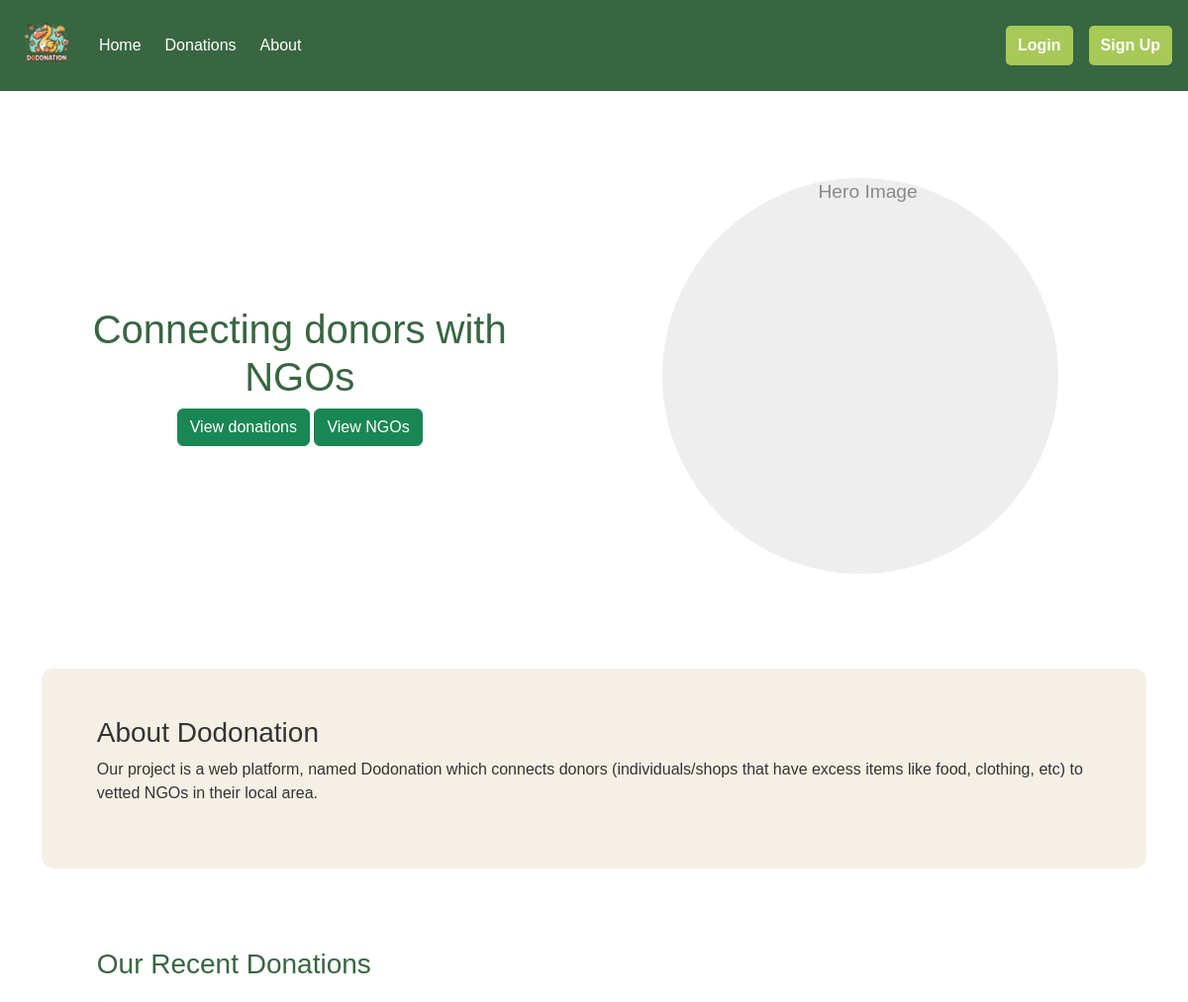
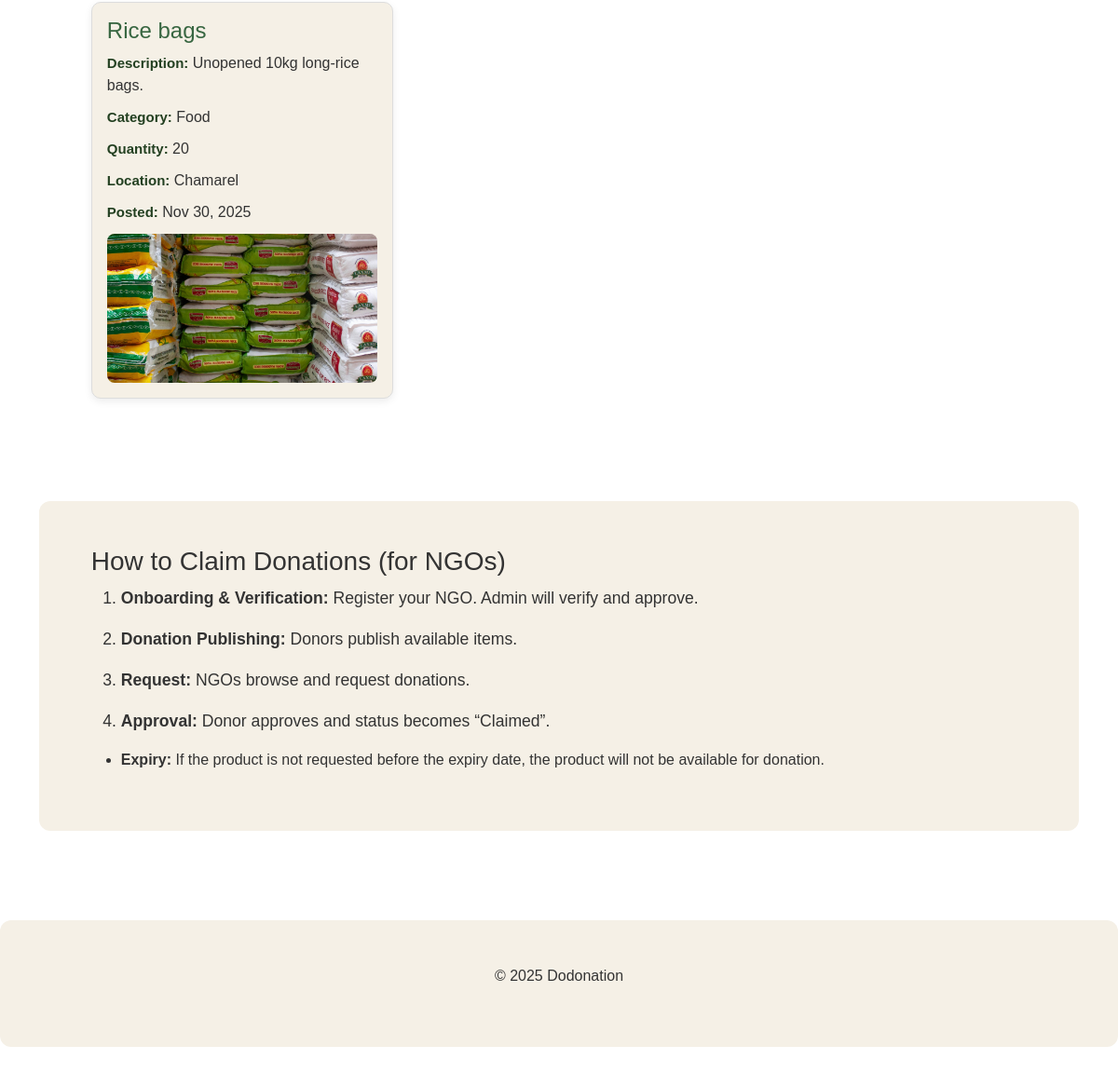
/ (signed in), run on the app's committed database (2 pictures, top to bottom).
### core/models.py (models this page shows, shortened)
class Donation(models.Model):
    title = models.CharField(max_length=255)
    description = models.TextField()
    category = models.CharField(max_length=20, choices=CATEGORIES)
    quantity = models.PositiveIntegerField()
    expiry_date = models.DateField()
    location = models.CharField(max_length=255)
    status = models.CharField(max_length=20, choices=DONATION_STATUS, default='available')
    date_created = models.DateTimeField(auto_now_add=True)
    image = models.ImageField(upload_to='donations/', blank=True, null=True)
    donor = models.ForeignKey(DonorProfile, on_delete=models.CASCADE, related_name='donations')

### users/views.py (the view)
# urls.py: path('', views.homepage, name='homepage'),
def homepage(request):
    recent_donations = (
        Donation.objects
        .filter(status='claimed')            # show only available (not expired/claimed)
        .order_by('-date_created')[:4]         # latest 4
    )
    context = {
        'recent_donations': recent_donations
    }
    return render(request, 'homepage.html', context)

### templates/homepage.html (shortened to what this page needs)
{% extends 'base.html' %}
{% load static %}
{% block content %}
<div class="hero-section">
    <div class="hero-text">
        <h2>Connecting donors with NGOs</h2>
        <div>
            <a href="{% url 'donation_list' %}" class="btn btn-success">View donations</a>
            <a href="{% url 'ngo_list' %}" class="btn btn-success">View NGOs</a>
        </div>
    </div>
    <div class="hero-image">
        <div style="width: 400px; height: 400px; background-color: #eee; border-radius: 50%; display: grid; place-items: center; font-size: 1.2rem; color: #888;">
            <img src="https://media.istockphoto.com/id/1167703234/vector/donation-box-full-of-toys-books-clothes-devices.jpg?s=612x612&w=0&k=20&c=QIRhgCgLKwRjwnii5WFoEuYfrMdI01M3WQuS8dw3PcA=" alt="Hero Image" style="width:100%; height:100%; border-radius:50%;">
        </div>
    </div>
</div>
<div class="section-cream" id="about">
    <h3>About Dodonation</h3>
    <p>
        Our project is a web platform, named Dodonation which connects donors
        (individuals/shops that have excess items like food, clothing, etc)
        to vetted NGOs in their local area.
    </p>
</div>
<div class="section-white">
    <h3 style="color: var(--dark-green); margin-bottom: 1rem;">Our Recent Donations</h3>
    {% if recent_donations %}
    <div class="donation-list" style="display: grid; grid-template-columns: repeat(auto-fill, minmax(260px, 1fr)); gap: 1rem;">
        {% for donation in recent_donations %}
        <div class="donation-card" style="background:#f5f0e6; border-radius:10px; box-shadow:0 3px 8px rgba(0,0,0,0.08); padding:1rem;">
            <h4 style="margin:0 0 0.5rem; color: var(--dark-green);">{{ donation.title }}</h4>
            <p><strong>Description:</strong> {{ donation.description|truncatechars:120 }}</p>
            <p><strong>Category:</strong> {{ donation.get_category_display }}</p>
            <p><strong>Quantity:</strong> {{ donation.quantity }}</p>
            <p><strong>Location:</strong> {{ donation.location }}</p>
            <p><strong>Posted:</strong> {{ donation.date_created|date:"M d, Y" }}</p>
            {% if donation.image %}
            <div style="margin-top:0.7rem; border-radius:8px; overflow:hidden;">
                <img src="{{ donation.image.url }}" alt="{{ donation.title }}" style="width:100%; height:160px; object-fit:cover;">
            </div>
            {% endif %}
        </div>
        {% endfor %}
    </div>
    {% else %}
        <p style="color:#666;">No recent donations yet. Check back soon!</p>
    {% endif %}
</div>
<div class="section-cream">
    <h3>How to Claim Donations (for NGOs)</h3>
    <ol class="steps-list">
        <li><strong>Onboarding & Verification:</strong> Register your NGO. Admin will verify and approve.</li>
        <li><strong>Donation Publishing:</strong> Donors publish available items.</li>
        <li><strong>Request:</strong> NGOs browse and request donations.</li>
        <li><strong>Approval:</strong> Donor approves and status becomes “Claimed”.</li>
    </ol>
    <ul><li><strong>Expiry:</strong> If the product is not requested before the expiry date, the product will not be available for donation.</li></ul>
</div>
{% endblock %}

### templates/base.html (style rules this page uses)
:root { --dark-green: #386641; --medium-green: #6A994E; --light-green: #A7C957; --cream: #F2E8CF; }
body { font-family: Arial, sans-serif; margin: 0; padding: 0; color: #333; }
.section-cream { background-color: var(--cream); padding: 2rem; }
.section-white { padding: 2rem; }
.hero-section { background-color: white; padding: 4rem 2rem; text-align: center; display: flex; align-items: center; justify-content: center; }
.hero-text { flex: 1; padding-right: 2rem; }
.hero-text h2 { font-size: 2.5rem; color: var(--dark-green); }
.hero-image { flex: 1; margin-left: 10%; }
.hero-image img { max-width: 100%; border-radius: 50%; }
.donation-card, .form-container, .card { background-color: #e0f0c0; padding: 28px 32px; border-radius: 12px; box-shadow: 0 4px 10px rgba(0,0,0,0.14); margin-bottom: 30px; word-break: break-word; }
.donation-card p { margin-bottom: 10px; }
.donation-card p strong { color: #234021; font-size: 15px; }

### templates/homepage.html (style rules this page uses)
.section-cream { background: #f5f0e6; padding: 3rem 5%; margin-top: 2rem; margin-bottom: 2rem; border-radius: 12px; }
.section-white { background: white; padding: 3rem 5%; margin-top: 2rem; margin-bottom: 2rem; border-radius: 12px; }
.donation-list { display: grid; grid-template-columns: repeat(auto-fit, minmax(300px, 1fr)); gap: 1.5rem; margin-top: 1.5rem; }
.donation-card { padding: 1.5rem; background: #ffffff; border-radius: 10px; border: 1px solid #ddd; transition: 0.2s; }
.steps-list li { margin-bottom: 1rem; font-size: 1.1rem; line-height: 1.6; }

### data on the page
Donation: title "Rice bags", description "Unopened 10kg long-rice bags.", category "Food", quantity "20", location "Chamarel", date_created "Nov 30, 2025", image (picture)
